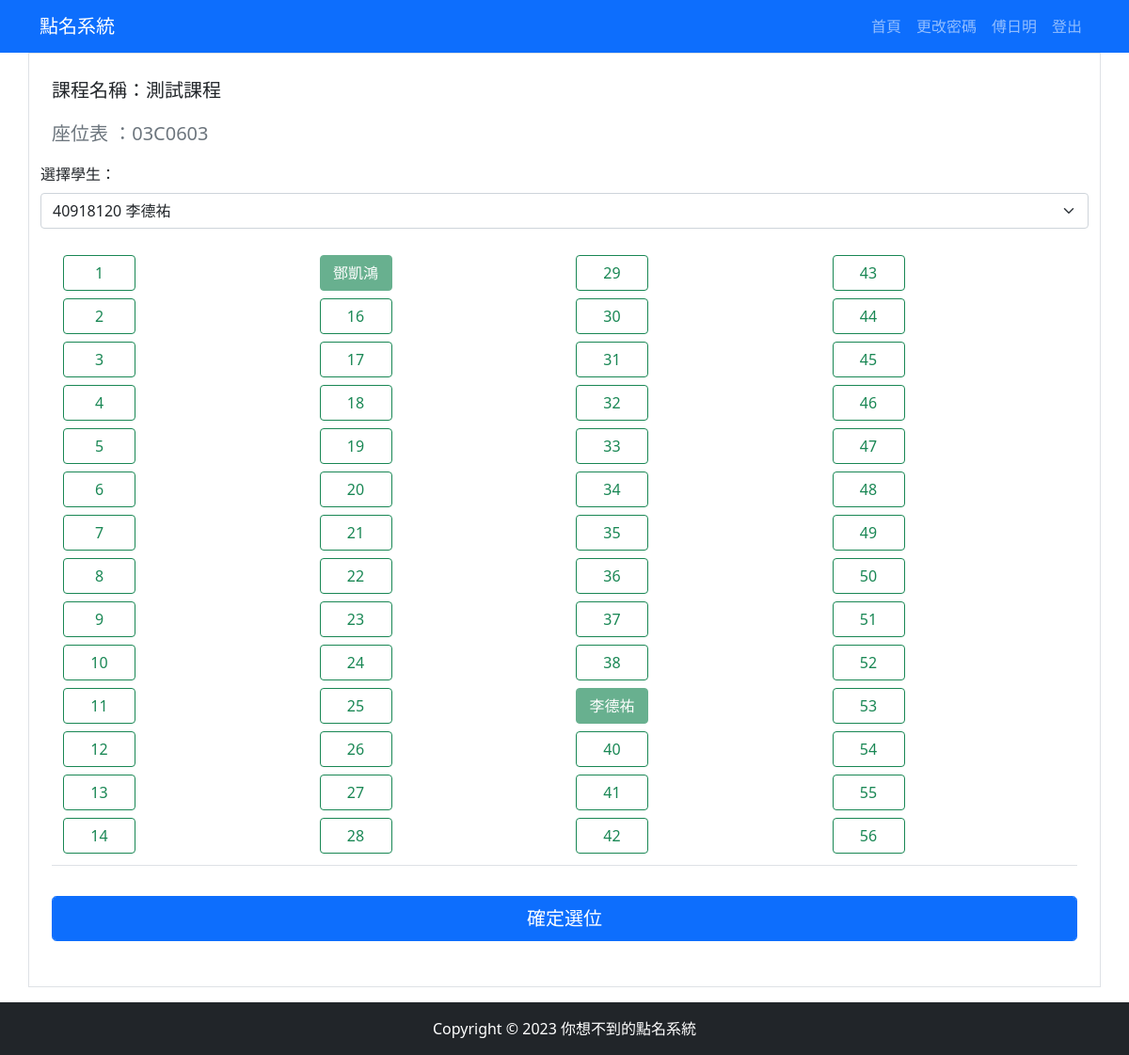
Screenshot of /course/測試課程/ (signed in) with the database file from the repository.
### loginapp/models.py (models this page shows, shortened)
class Teacher(models.Model):
    teacher_key = models.CharField(max_length=20, primary_key=True, verbose_name='教師代碼')
    password = models.CharField(max_length=128, default="123", verbose_name='密碼')
    teacher_name = models.CharField(max_length=4, verbose_name='姓名')
    job_title = models.CharField(max_length=5, verbose_name='職稱')
    teacher_email = models.EmailField(default="12346", max_length=254, verbose_name='email')
    phone = models.CharField(max_length=20, verbose_name='電話')
    seat = models.CharField(max_length=20, verbose_name='研究室位置')
    is_student = models.BooleanField(default=False)
    is_teacher = models.BooleanField(default=True)
    def __str__(self):
        return self.teacher_name
    class Meta:
        verbose_name = '老師'
        verbose_name_plural = '老師列表'

class Course(models.Model):
    course_key = models.CharField(
        max_length=20, primary_key=True, default="", verbose_name="課程代碼")
    teacher_key = models.ForeignKey(
        Teacher, on_delete=models.CASCADE, verbose_name="教師代碼")
    course_name = models.CharField(max_length=20, verbose_name="課程名稱")
    department = models.CharField(max_length=20, verbose_name="科系")
    course_grade = models.CharField(max_length=20, verbose_name="年級")
    course_className = models.CharField(max_length=20, verbose_name="班別")
    classroom = models.ForeignKey(
        Classroom, on_delete=models.CASCADE, verbose_name="教室代碼")
    seat = models.IntegerField(default=0, verbose_name="座位")
    DAY_CHOICES = [
        (1, '星期一'),
        (2, '星期二'),
        (3, '星期三'),
        (4, '星期四'),
        (5, '星期五'),
        (6, '星期六'),
        (7, '星期天'),
    ]
    day_of_week = models.IntegerField(choices=DAY_CHOICES, default=1)
    class_time = models.TimeField(null=True, blank=True)
    def __str__(self):
        return self.course_name
    class Meta:
        verbose_name = '課程'
        verbose_name_plural = '課程列表'

class Classroom(models.Model):
    classroom_key = models.CharField(max_length=20, primary_key=True, verbose_name='教室代碼')
    seat = models.IntegerField(default=0, verbose_name='座位')
    class Meta:
        verbose_name = '教室'
        verbose_name_plural = '教室列表'

class Student(models.Model):
    className = models.CharField(max_length=20, verbose_name='班級名稱')
    studentID = models.CharField(max_length=10, primary_key=True, verbose_name='學號')
    name = models.CharField(max_length=30, verbose_name='姓名')
    password = models.CharField(max_length=128, verbose_name='密碼')
    email = models.EmailField(max_length=254, verbose_name='email')
    is_student = models.BooleanField(default=True)
    is_teacher = models.BooleanField(default=False)
    def __str__(self):
        return self.name
    class Meta:
        verbose_name = '學生'
        verbose_name_plural = '學生列表'

### loginapp/views.py (the view, shortened to what this page needs)
# urls.py: path('course/<str:subject>/', views.course, name='course'),
def course(request, subject):
    username = request.session.get('username')
    position = request.session.get('position')
    current_time = datetime.now()
    if position == 'student':
        course_selection = Course_Selection.objects.filter(studentID=username)
        username2 = Student.objects.get(studentID=username)
    else:
        course = Course.objects.filter(teacher_key=username)
        username2 = Teacher.objects.get(teacher_key=username)
    seats_per_column = [57, 54, 50, 40, 30, 20, 10]
    print('username:', username2)
    print(subject)
    try:
        course = Course.objects.get(course_name=subject)
        courses = Course.objects.filter(course_name=subject)
        students = Course_Selection.objects.filter(
            course_key=course).values_list('studentID__studentID', 'studentID__name')
        print('學生:', students)
        classroom = course.classroom.classroom_key
        print('classroom:', classroom, type(classroom))
        print(course)
        print(courses.values_list()[0][0])
        cid = courses.values_list()[0][0]
        msg = "None"
        weeks_passed = calculate_week_number(current_time)
        print(weeks_passed)
        try:
            course_seat = Course_seat.objects.filter(
                course_id=cid, week_number=weeks_passed)
            print(course_seat)
        except Exception as e:
            print(e)
        seat_dict = {}
        username_dict = {}
        for i in range(1, course.classroom.seat + 1):
            seat_dict[str(i)] = 0
        for i in course_seat:
            seat_dict[str(i.number)] = i.student
        week = course.day_of_week
        print("星期:", week)
        current_day_of_week = current_time.weekday() + 1
        week_same = week == current_day_of_week
        print(week_same)
        if week_same == True:
            class_datetime = datetime.combine(
                datetime.today(), course.class_time)
            if position != 'teacher':
                if not (class_datetime - timedelta(minutes=10) < current_time < class_datetime + timedelta(minutes=10)):
                    msg = "選位時間未到/已過"
                    return render_course_template(request, subject, seat_dict, course, course_seat, username2, msg, seats_per_column, classroom, position, students)
        else:
            msg = "今天沒有這堂課"
            return render_course_template(request, subject, seat_dict, course, course_seat, username2, msg, seats_per_column, classroom, position, students)
    except Course.DoesNotExist:
        return render(request, "course_not_found.html", {"subject": subject})
    return render_course_template(request, subject, seat_dict, course, course_seat, username2, msg, seats_per_column, classroom, position, students)

### loginapp/models.py (called while the page is built)
    def __str__(self):
        return self.student.name

### loginapp/views.py (called while the page is built)
def render_course_template(request, subject, seat_dict, course, course_seat, username2, msg=None, seats_per_column=None, classroom=None, position=None, students=None):
    return render(request, 'course.html', {
        "subject": subject,
        "seat": seat_dict,
        "course": course,
        "course_seat": course_seat,
        "username2": username2,
        "message": msg,
        "seats_per_column": seats_per_column,
        "classroom": classroom,
        "position": position,
        "students": students,
    })

def calculate_week_number(current_time):
    first_week_start_time = datetime(2023, 9, 10)
    weeks_passed = (current_time - first_week_start_time).days // 7 + 1
    return weeks_passed

### templates/course.html (shortened to what this page needs)
{% extends 'base.html' %}
{% block content %}
    <div class="container border">
        <div class="col-sm-12">
          <div class="container mt-4">
            <p class="fs-5">課程名稱：{{subject}}</p>
            <p class="fs-5 text-muted">座位表 ：{{classroom}}</p>
        </div>
            <div class="clearfix">
                <div class="col-12">
                    <form action="{% url 'course' subject=subject %}" class="mb-5" method="post">
                        {% if position == 'teacher' %}
                            <label for="selected_student" class="form-label">選擇學生：</label>
                            <select class="form-select" name="selected_student" id="selected_student">
                                {% for student in students %}
                                    <option value="{{ student }}">{{ student.0 }} {{ student.1 }}</option>
                                {% endfor %}
                            </select>
                        {% endif %}
                        <div class="container">
                            <div class="col-12">
                                <div class="table-responsive mt-3">
                                    {% if classroom == '03C0701' %}
                                        <div>
                                            <table class="table">
                                                {% for key, value in seat.items %}
                                                    {% if key != '0' %}
                                                        {% if forloop.counter0|divisibleby:10 and not forloop.first %}
                                                            </tr><tr>
                                                        {% endif %}
                                                        <td>
                                                            <div class="col-md-12 ">
                                                                {% if value == 0 %}
                                                                    <input value="{{ key }}" type="radio" class="btn-check"
                                                                        name="number" id="success-outlined-{{ key }}"
                                                                        autocomplete="off">
                                                                    <label style="width: 77px;" class="btn btn-outline-success m-1"
                                                                        for="success-outlined-{{ key }}">{{ key }}</label>
                                                                {% elif value != 0 %}
                                                                    <input value="{{ key }}" type="radio" class="btn-check"
                                                                        name="number" id="success-outlined-{{ key }}"
                                                                        autocomplete="off" disabled>
                                                                    <label style="width: 77px;" class="btn btn-success m-1"
                                                                        for="success-outlined-{{ key }}">{{ value }}</label>
                                                                {% endif %}
                                                            </div>
                                                        </td>
                                                        {% if forloop.counter in seats_per_column %}
                                                            </tr><tr>
                                                        {% endif %}
                                                    {% endif %}
                                                {% endfor %}
                                            </table>
                                        </div>
                                    {% elif message == '03C0602' or '03C0603' %}
                                        <table class="table">
                                            <tr>
                                                <td>
                                                    <div class="button-container">
                                                        {% for key, value in seat.items %}
                                                            {% if key != '0' %}
                                                                {% if forloop.counter0|divisibleby:14 and not forloop.first %}
                                                                    </div></td><td><div class="button-container">
                                                                {% endif %}
                                                                <div class="button">
                                                                    {% if value == 0 %}
                                                                        <label style="width: 77px;" class="btn btn-outline-success m-1"
                                                                            for="success-outlined-{{ key }}">{{ key }}</label>
                                                                    {% elif value != 0 %}
                                                                        <label style="width: 77px;" class="btn btn-success m-1"
                                                                            for="success-outlined-{{ key }}">{{ value }}</label>
                                                                    {% endif %}
                                                                </div>
                                                            {% endif %}
                                                        {% endfor %}
                                                    </div>
                                                </td>
                                            </tr>
                                        </table>
                                    {% endif %}
                                </div>
                                <div class="mt-3">
                                    {% if message == 'None' or  position == 'teacher' %}
                                        {% if message == '今天沒有這堂課' %}
                                            <input class="form-control btn btn-lg btn-primary" type="submit" value="確定選位" disabled>
                                        {% else %}
                                            <input class="form-control btn btn-lg btn-primary" type="submit" value="確定選位">
                                        {% endif %}
                                    {% else %}
                                        {% if message == 'alert' or message == 'tt' %}
                                            <input class="form-control btn btn-lg btn-primary" type="submit" value="確定選位" >
                                        {% else %}
                                            <input class="form-control btn btn-lg btn-primary" type="submit" value="確定選位" disabled>
                                        {% endif %}
                                    {% endif %}
                                </div>
                            </div>
                        </div>
                    </form>
                </div>
            </div>
        </div>
    </div>
{% endblock content %}

### templates/base.html (shortened to what this page needs)
<!doctype html>
{% load static %}
<html lang="en">
    <head>
        <link href="https://cdn.jsdelivr.net/npm/bootstrap@5.1.1/dist/css/bootstrap.min.css" rel="stylesheet"
>
    </head>
    <body>
        <nav class="navbar navbar-expand-lg navbar-dark bg-primary">
            <div class="container">
                <a class="navbar-brand" href="">點名系統</a>
                <div>
                    <ul class="navbar-nav">
                        <li class="nav-item">
                            <a class="nav-link" href="/index/">首頁</a>
                        </li>
                        <li class="nav-item">
                            <a class="nav-link" href="/change-password/">更改密碼</a>
                        </li>
                        {% if request.session.username %}
                        <li class="nav-item ">
                            <a class="nav-link" href="/index/">{{ username2 }}</a>
                        </li>
                        {% endif %}
                        <li class="nav-item">
                            <a class="nav-link" href="/logout">登出</a>
                        </li>
                    </ul>
                </div>
            </div>
         </nav>
        {% block content %}{% endblock  %}
        <div>
           <br><br><br>
        </div>
        <footer class="py-3 bg-dark fixed-bottom">
           <div class="container">
               <p class="m-0 text-center text-white">Copyright &copy; 2023 你想不到的點名系統 </p>
           </div>
        </footer>
    </body>
</html>

### templates/course.html (style rules this page uses)
.table-responsive { width: 100%; margin-bottom: 0; }
.container { height: 100%; width: 100%; }

### rows the page displays
Teacher: teacher_name "傅日明"
Course: course_name "測試課程"
Classroom: classroom_key "03C0603"
Student: name "鄧凱鴻"
Student: name "李德祐"

### other values shown
{{ key }} "1" "2" "3" "4" "5" "6" "7" "8" "9" "10" "11" "12" "13" "14" "16" "17" "18" "19" "20" "21" "22" "23" "24" "25" "26" "27" "28" "29" "30" "31" "32" "33" "34" "35" "36" "37" "38" "40" "41" "42" "43" "44" "45" "46" "47" "48" "49" "50" "51" "52" "53" "54" "55" "56"
form field selected_student "40918120 李德祐"
